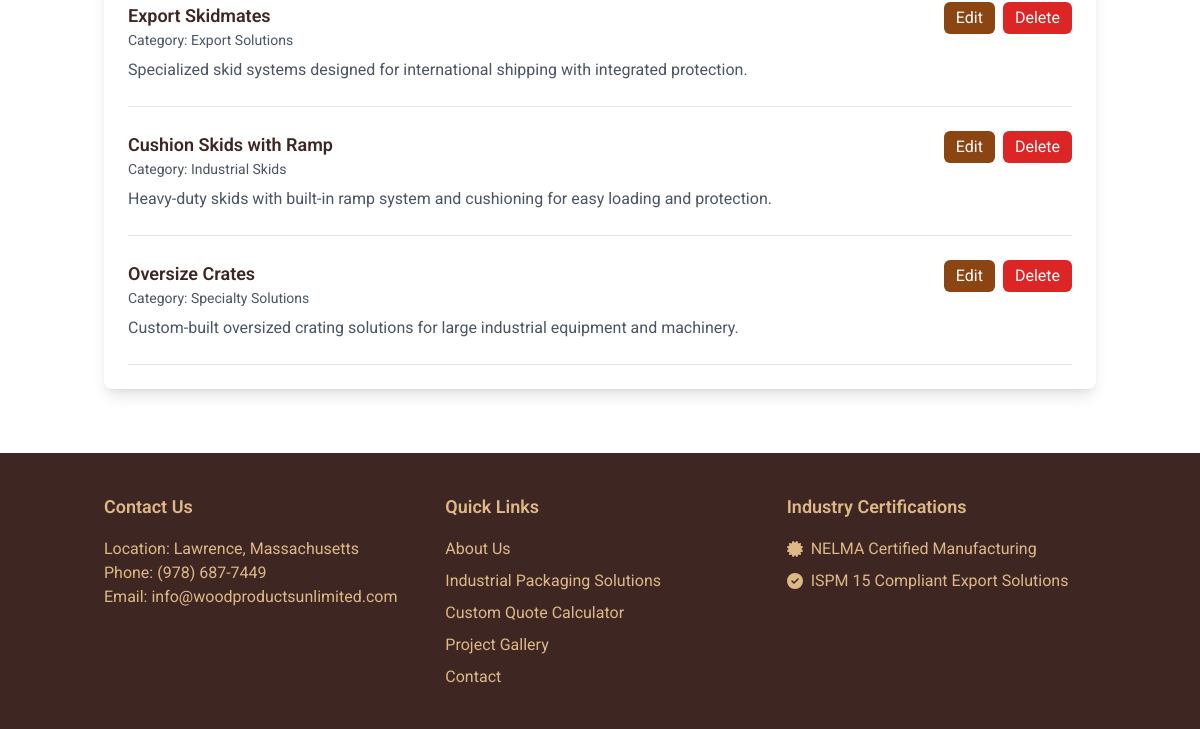
The page /admin/products (signed in, lower part) on the database as committed earlier.
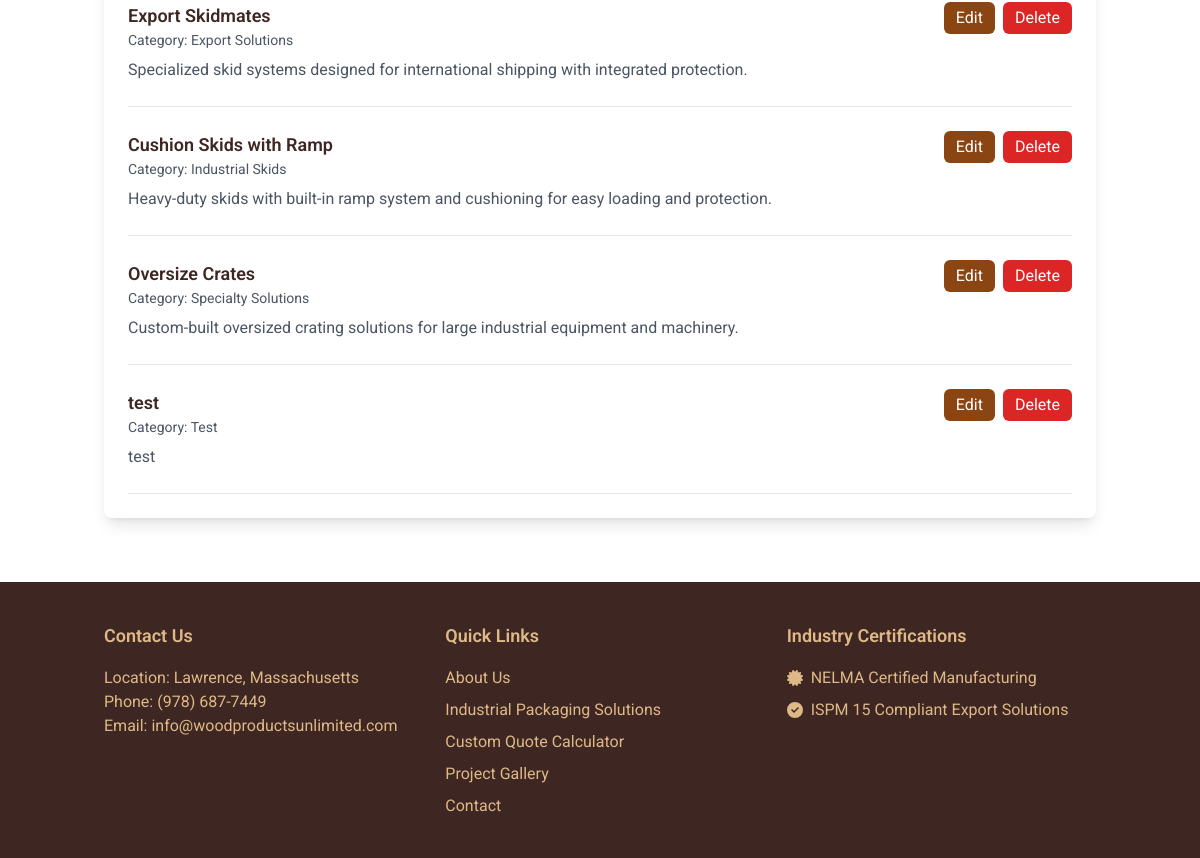
The same page on the database as committed later.
### models.py (models this page shows)
class Product(db.Model):
    id = db.Column(db.Integer, primary_key=True)
    name = db.Column(db.String(100), nullable=False)
    description = db.Column(db.Text, nullable=False)
    category = db.Column(db.String(50), nullable=False)
    image_url = db.Column(db.String(200), nullable=False)
    price = db.Column(db.Float, nullable=False)
    created_at = db.Column(db.DateTime, default=datetime.utcnow)

### routes.py (the view, shortened to what this page needs)
@app.route('/admin/products', methods=['GET', 'POST'])
@login_required
def admin_products():
    try:
        products = Product.query.all()
        return render_template('admin/products.html', products=products)
    except Exception as e:
        flash(f'An error occurred: {str(e)}', 'error')
        return redirect(url_for('admin_dashboard'))

### app.py (called while the page is built)
@login_manager.user_loader
def load_user(user_id):
    from models import Admin
    return Admin.query.get(int(user_id))

### routes.py (called while the page is built)
@app.context_processor
def utility_processor():
    def get_categories():
        return db.session.query(Product.category).distinct()
    return dict(get_categories=get_categories)

### templates/admin/products.html (shortened to what this page needs)
{% extends "base.html" %}
{% block content %}
<div class="container mx-auto px-4 py-16">
    <div class="max-w-6xl mx-auto">
        <div class="bg-white rounded-lg shadow-lg p-6">
            <div class="space-y-6">
                {% for product in products %}
                <div class="border-b border-gray-200 pb-6">
                    <div class="flex justify-between items-start">
                        <div class="flex-1">
                            <h3 class="text-lg font-semibold">{{ product.name }}</h3>
                            <p class="text-sm text-gray-600 mb-2">Category: {{ product.category }}</p>
                            <p class="text-gray-600">{{ product.description }}</p>
                        </div>
                        <div class="flex space-x-2">
                            <a href="{{ url_for('edit_product', id=product.id) }}" class="bg-wood-brown text-white px-3 py-1 rounded-md hover:bg-wood-dark">Edit</a>
                            <form method="POST" action="{{ url_for('delete_product', id=product.id) }}" class="inline">
                                <button type="submit" class="bg-red-600 text-white px-3 py-1 rounded-md hover:bg-red-700" onclick="return confirm('Are you sure you want to delete this product?')">Delete</button>
                            </form>
                        </div>
                    </div>
                </div>
                {% endfor %}
            </div>
        </div>
    </div>
</div>
{% endblock %}

Rows that differ between the two databases and show on the page:
added Product: name "test", category "Test", description "test"
